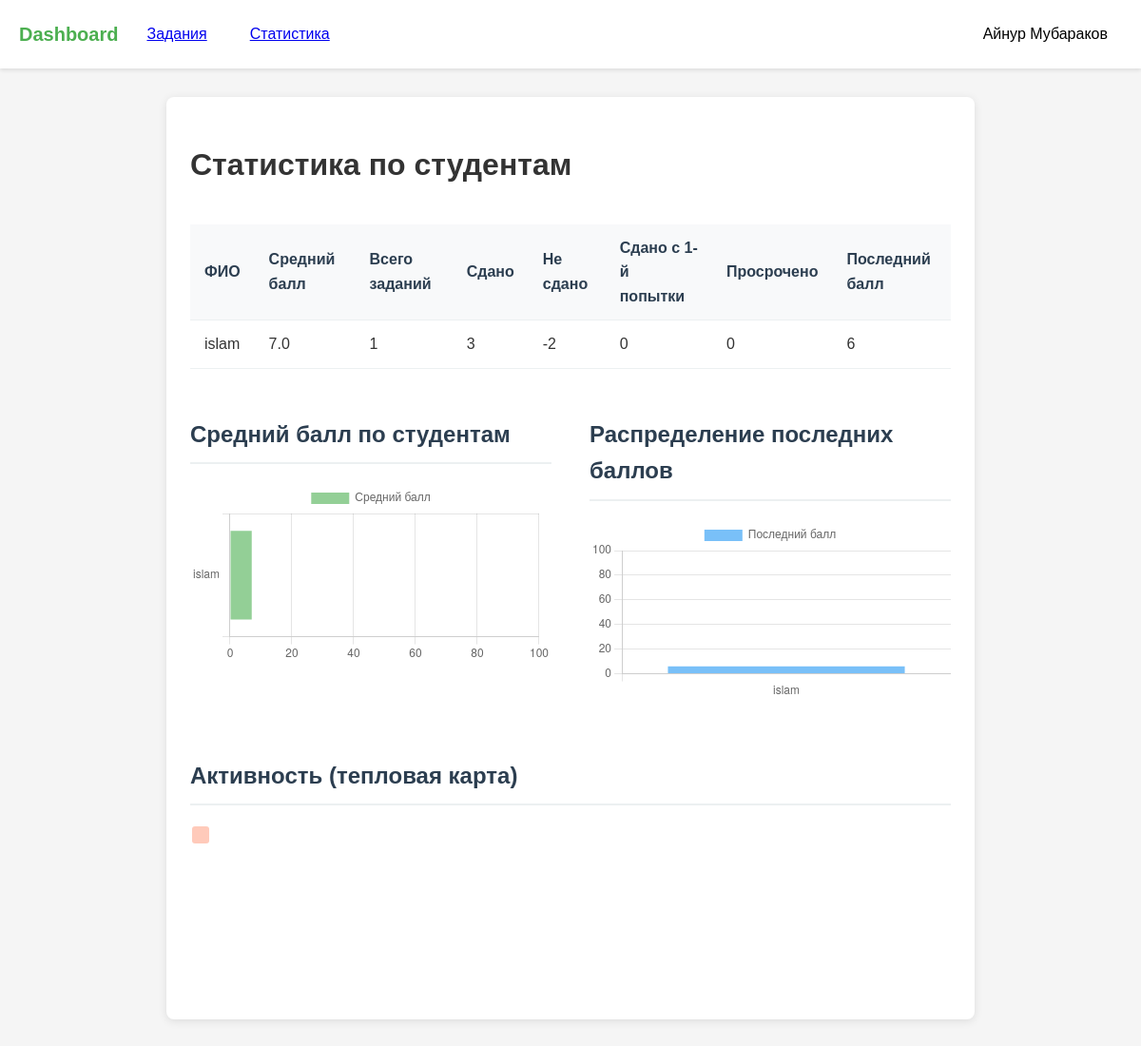
Screenshot of /statistics (signed in) with the database file from the repository.
### models.py (models this page shows)
class User(UserMixin, db.Model):
    id = db.Column(db.Integer, primary_key=True)
    name = db.Column(db.String(150))
    email = db.Column(db.String(150), unique=True)
    password = db.Column(db.String(150))
    role = db.Column(db.String(50))  # 'student' or 'teacher'
    group = db.Column(db.String(50))
    first_name = db.Column(db.String(150))
    last_name = db.Column(db.String(150))
    age = db.Column(db.Integer)
    gender = db.Column(db.String(10))  # 'male', 'female', 'other'
    students = db.relationship(
        'User',
        secondary=teacher_student,
        primaryjoin=(id == teacher_student.c.teacher_id),
        secondaryjoin=(id == teacher_student.c.student_id),
        backref=db.backref('teachers', lazy='dynamic'),
        lazy='dynamic'
    )

### main.py (the view)
@main.route('/statistics')
@login_required
def statistics():
    if current_user.role != 'teacher':
        abort(403)
    students = User.query.filter_by(role='student').all()
    assignments = Assignment.query.all()
    submissions = Submission.query.all()
    student_stats = []
    for student in students:
        student_subs = [s for s in submissions if s.student_id == student.id]
        scores = [s.score for s in student_subs if s.score is not None]
        avg_score = round(sum(scores) / len(scores), 2) if scores else 0
        total_assignments = len(assignments)
        completed = len([s for s in student_subs if s.solution_text and s.score is not None])
        not_completed = total_assignments - completed
        late = len([s for s in student_subs if s.submitted_at and any(a.id == s.assignment_id and a.deadline and s.submitted_at > a.deadline for a in assignments)])
        last_submission = max(student_subs, key=lambda x: x.submitted_at, default=None)
        last_score = last_submission.score if last_submission and last_submission.score is not None else '—'
        first_try = 0
        for a in assignments:
            subs_for_a = [s for s in student_subs if s.assignment_id == a.id]
            if len(subs_for_a) == 1 and subs_for_a[0].score is not None:
                first_try += 1
        student_stats.append({
            'student': student,
            'avg_score': avg_score,
            'completed': completed,
            'not_completed': not_completed,
            'late': late,
            'last_score': last_score,
            'first_try': first_try,
        })
    avg_scores = [s['avg_score'] for s in student_stats]
    student_names = [s['student'].name for s in student_stats]
    scores_distribution = [s['last_score'] if isinstance(s['last_score'], (int, float)) else 0 for s in student_stats]
    from collections import Counter
    import datetime
    day_counts = Counter(
        s.submitted_at.date() for s in submissions if s.submitted_at is not None
    )
    heatmap_data = []
    if day_counts:
        date_from = min(day_counts)
        date_to = max(day_counts)
        curr = date_from
        while curr <= date_to:
            heatmap_data.append({
                'date': curr.strftime('%Y-%m-%d'),
                'count': day_counts.get(curr, 0)
            })
            curr += datetime.timedelta(days=1)
    return render_template(
        'statistics_teacher.html',
        student_stats=student_stats,
        student_names=student_names,
        avg_scores=avg_scores,
        scores_distribution=scores_distribution,
        heatmap_data=heatmap_data,
        assignments=assignments,
        submissions=submissions
    )

### app.py (called while the page is built)
def create_app():
    app = Flask(__name__)
    app.config['SECRET_KEY'] = 'your_secret_key'
    app.config['SQLALCHEMY_DATABASE_URI'] = 'sqlite:///data.db'
    app.config['SQLALCHEMY_TRACK_MODIFICATIONS'] = False
    app.config['TEMPLATES_AUTO_RELOAD'] = True
    db.init_app(app)
    login_manager.init_app(app)
    login_manager.login_view = 'auth.login'
    from models import User
    @login_manager.user_loader
    def load_user(user_id):
        return User.query.get(int(user_id))
    from auth import auth as auth_blueprint
    app.register_blueprint(auth_blueprint)
    from main import main as main_blueprint
    app.register_blueprint(main_blueprint)
    return app

### templates/statistics_teacher.html (shortened to what this page needs)
{% extends "base.html" %}
{% block content %}
<div class="form-container">
    <h1>Статистика по студентам</h1>
    <div class="students-table-container">
        <table class="students-table">
            <thead>
                <tr>
                    <th>ФИО</th>
                    <th>Средний балл</th>
                    <th>Всего заданий</th>
                    <th>Сдано</th>
                    <th>Не сдано</th>
                    <th>Сдано с 1-й попытки</th>
                    <th>Просрочено</th>
                    <th>Последний балл</th>
                </tr>
            </thead>
            <tbody>
                {% for stat in student_stats %}
                <tr onclick="showStudentDetails('{{ stat.student.id }}')">
                    <td>{{ stat.student.name }}</td>
                    <td>{{ stat.avg_score }}</td>
                    <td>{{ assignments|length }}</td>
                    <td>{{ stat.completed }}</td>
                    <td>{{ stat.not_completed }}</td>
                    <td>{{ stat.first_try }}</td>
                    <td>{{ stat.late }}</td>
                    <td>{{ stat.last_score }}</td>
                </tr>
                {% endfor %}
            </tbody>
        </table>
    </div>
    <div style="display: flex; flex-wrap: wrap; gap: 40px; margin-top: 30px;">
        <div style="flex: 1 1 350px; min-width: 320px;">
            <h2 class="section-title">Средний балл по студентам</h2>
            <canvas id="avgScoreChart"></canvas>
        </div>
        <div style="flex: 1 1 350px; min-width: 320px;">
            <h2 class="section-title">Распределение последних баллов</h2>
            <canvas id="scoreDistChart"></canvas>
        </div>
        <div style="flex: 1 1 400px; min-width: 320px;">
            <h2 class="section-title">Активность (тепловая карта)</h2>
            <div id="heatmap" style="min-height: 180px;"></div>
        </div>
    </div>
</div>
<script>
// Гистограмма средних баллов
const avgScoreChart = new Chart(document.getElementById('avgScoreChart'), {
    type: 'bar',
    data: {
        labels: {{ student_names|tojson }},
        datasets: [{
            label: 'Средний балл',
            data: {{ avg_scores|tojson }},
            backgroundColor: 'rgba(76,175,80,0.6)',
        }]
    },
    options: {
        indexAxis: 'y',
        scales: {
            x: { beginAtZero: true, max: 100 }
        }
    }
});
// Распределение последних баллов
const scoreDistChart = new Chart(document.getElementById('scoreDistChart'), {
    type: 'bar',
    data: {
        labels: {{ student_names|tojson }},
        datasets: [{
            label: 'Последний балл',
            data: {{ scores_distribution|tojson }},
            backgroundColor: 'rgba(33,150,243,0.6)',
        }]
    },
    options: {
        scales: {
            y: { beginAtZero: true, max: 100 }
        }
    }
});
// Тепловая карта
const heatmapData = {{ heatmap_data|tojson }};
const container = document.getElementById('heatmap');
if (heatmapData.length) {
    heatmapData.forEach(day => {
        const d = document.createElement('div');
        d.title = day.date + ': ' + day.count;
        d.style.display = 'inline-block';
        d.style.width = '18px';
        d.style.height = '18px';
        d.style.margin = '2px';
        d.style.background = `rgba(255, 87, 34, ${0.12 + 0.65 * Math.min(day.count, 10)/10})`;
        d.style.borderRadius = '3px';
        d.innerHTML = '&nbsp;';
        container.appendChild(d);
    });
} else {
    container.innerText = "Нет активности";
}
// Детализация по клику (заглушка)
function showStudentDetails(studentId) {
    alert('Будет подробная статистика по студенту: ' + studentId);
}
</script>
{% endblock %}

### templates/base.html (shortened to what this page needs)
<!DOCTYPE html>
<html lang="ru">
<head>
    <link rel="stylesheet" href="../static/style.css">
</head>
<body>
    <header class="header">
        <nav class="navbar">
            <div class="nav-left">
                <a href="{{ url_for('main.dashboard') }}" class="logo">Dashboard</a>
                {% if current_user.is_authenticated %}
                    {% if current_user.role == 'teacher' %}
                        <a href="{{ url_for('main.create_assignment') }}" class="nav-btn">Задания</a>
                    {% else %}
                        <a href="{{ url_for('main.assignments_list') }}" class="nav-btn">Задания</a>
                    {% endif %}
                    <a href="{{ url_for('main.statistics') }}" class="nav-btn">Статистика</a>
                {% endif %}
            </div>
            <div class="nav-right">
                {% if current_user.is_authenticated %}
                <div class="profile-dropdown">
                    <button class="nav-btn profile-btn">{{ current_user.name }}{% if current_user.last_name %} {{ current_user.last_name }}{% endif %}</button>
                </div>
                {% else %}
                <a href="{{ url_for('auth.login') }}" class="nav-btn">Вход</a>
                {% endif %}
            </div>
        </nav>
    </header>
    <main>
        {% block content %}{% endblock %}
    </main>
</body>
</html>

### static/style.css (style rules this page uses)
:root { --primary-color: #4CAF50; --primary-hover: #45a049; --danger-color: #dc3545; --danger-hover: #c82333; --text-color: #333; --light-gray: #f8f9fa; --medium-gray: #e9ecef; --dark-gray: #6c757d; --shadow: 0 2px 10px rgba(0, 0, 0, 0.1); }
body { margin: 0; font-family: 'Arial', sans-serif; background-color: #f5f5f5; color: var(--text-color); line-height: 1.6; }
.navbar { display: flex; justify-content: space-between; align-items: center; padding: 15px 20px; background-color: white; box-shadow: 0 2px 4px rgba(0, 0, 0, 0.1); }
.nav-left, .nav-right { display: flex; align-items: center; gap: 15px; }
.logo { font-size: 1.25rem; font-weight: bold; color: var(--primary-color); text-decoration: none; transition: color 0.3s; }
.nav-btn { padding: 8px 15px; background: none; border: none; cursor: pointer; font-size: 1rem; border-radius: 4px; transition: all 0.3s; }
.profile-dropdown { position: relative; }
.form-container { max-width: 800px; margin: 30px auto; padding: 25px; background: white; border-radius: 8px; box-shadow: var(--shadow); }
.section-title { color: #2c3e50; border-bottom: 2px solid #ecf0f1; padding-bottom: 10px; margin-bottom: 20px; }
.students-table-container { overflow-x: auto; }
.students-table { width: 100%; border-collapse: collapse; margin-top: 15px; }
.students-table th, .students-table td { padding: 12px 15px; text-align: left; border-bottom: 1px solid #ecf0f1; }
.students-table th { background-color: #f8f9fa; font-weight: 600; color: #2c3e50; }

### rows the page displays
User: name "Айнур", last_name "Мубараков"
User: student.name "islam"

### other values shown
{{ stat.avg_score }} "7.0"
{{ assignments|length }} "1"
{{ stat.completed }} "3"
{{ stat.not_completed }} "-2"
{{ stat.first_try }} "0"
{{ stat.late }} "0"
{{ stat.last_score }} "6"
chart data {{ student_names|tojson }} ["islam"]
chart data {{ avg_scores|tojson }} [7.0]
chart data {{ scores_distribution|tojson }} [6]
